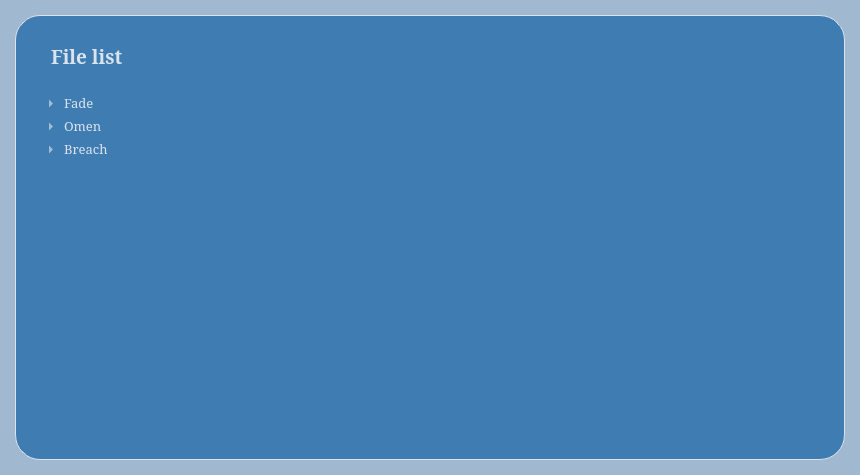
<?xml version="1.0" encoding="UTF-8"?>
<ui version="4.0">
 <class>Form</class>
 <widget class="QWidget" name="Form">
  <property name="geometry">
   <rect>
    <x>0</x>
    <y>0</y>
    <width>860</width>
    <height>475</height>
   </rect>
  </property>
  <property name="windowTitle">
   <string>Form</string>
  </property>
  <property name="styleSheet">
   <string notr="true">#Form {
	background-color: #A0B9D0;
}

</string>
  </property>
  <layout class="QGridLayout" name="gridLayout">
   <property name="leftMargin">
    <number>15</number>
   </property>
   <property name="topMargin">
    <number>15</number>
   </property>
   <property name="rightMargin">
    <number>15</number>
   </property>
   <property name="bottomMargin">
    <number>15</number>
   </property>
   <property name="spacing">
    <number>10</number>
   </property>
   <item row="0" column="0">
    <widget class="QTreeWidget" name="files">
     <property name="sizePolicy">
      <sizepolicy hsizetype="Expanding" vsizetype="Expanding">
       <horstretch>0</horstretch>
       <verstretch>0</verstretch>
      </sizepolicy>
     </property>
     <property name="font">
      <font>
       <family>Constantia</family>
       <pointsize>10</pointsize>
      </font>
     </property>
     <property name="styleSheet">
      <string notr="true">QTreeWidget {
    spacing: 10px; /* Cách nhau 5px giữa các item trong 1 hàng */
}

#files{
	background-color: #3E7CB1;
	border:1px solid #DBE4EE;
	border-radius: 25px solid #DBE4EE;
	padding:25px;
	color: #DBE4EE;
}

QHeaderView::section
{	color: #DBE4EE;
	background-color: #3E7CB1;
	border:1px;
	border-top-right:5px;
	padding-left:10px;
	padding-bottom:20px		
}

QTreeWidget::item{
	padding-bottom:5px;		
	spacing: 10px;
}

QTreeWidget::item::hover{
	background-color: #81A4CD;
	border:1px solid #81A4CD ;
	border-radius: 5px
}

QTreeWidget::item::pressed{
	font-weight: bold;
	padding-left:5px;
	background-color: #81A4CD;
	border:1px solid #81A4CD ;
	border-radius: 5px
}

QTreeWidget::item::selected{
	font-weight: bold;
	background-color: #81A4CD;
	border:1px solid #81A4CD ;
	border-radius: 5px
}

QTreeWidget::item::selected::active{
	background-color: #054A91;
	border:1px solid #81A4CD ;
	border-radius: 5px;
	font-weight:bold;
}</string>
     </property>
     <property name="iconSize">
      <size>
       <width>16</width>
       <height>16</height>
      </size>
     </property>
     <column>
      <property name="text">
       <string>File list</string>
      </property>
      <property name="font">
       <font>
        <family>Constantia</family>
        <pointsize>14</pointsize>
        <bold>true</bold>
       </font>
      </property>
      <property name="background">
       <color>
        <red>255</red>
        <green>255</green>
        <blue>255</blue>
       </color>
      </property>
     </column>
     <item>
      <property name="text">
       <string>Fade</string>
      </property>
      <property name="font">
       <font>
        <family>Constantia</family>
        <pointsize>10</pointsize>
       </font>
      </property>
      <property name="icon">
       <iconset resource="../../static/res.qrc">
        <normaloff>:/newPrefix/icons/icons/feather/folder.svg</normaloff>:/newPrefix/icons/icons/feather/folder.svg</iconset>
      </property>
      <item>
       <property name="text">
        <string>Sova</string>
       </property>
       <item>
        <property name="text">
         <string>Sage</string>
        </property>
       </item>
      </item>
     </item>
     <item>
      <property name="text">
       <string>Omen</string>
      </property>
      <property name="icon">
       <iconset resource="../../static/res.qrc">
        <normaloff>:/newPrefix/icons/icons/feather/folder.svg</normaloff>:/newPrefix/icons/icons/feather/folder.svg</iconset>
      </property>
      <item>
       <property name="text">
        <string>Cypher</string>
       </property>
      </item>
     </item>
     <item>
      <property name="text">
       <string>Breach</string>
      </property>
      <property name="icon">
       <iconset resource="../../static/res.qrc">
        <normaloff>:/newPrefix/icons/icons/feather/folder.svg</normaloff>:/newPrefix/icons/icons/feather/folder.svg</iconset>
      </property>
      <item>
       <property name="text">
        <string>Yoru</string>
       </property>
      </item>
     </item>
    </widget>
   </item>
  </layout>
 </widget>
 <resources>
  <include location="../../static/res.qrc"/>
 </resources>
 <connections/>
</ui>
